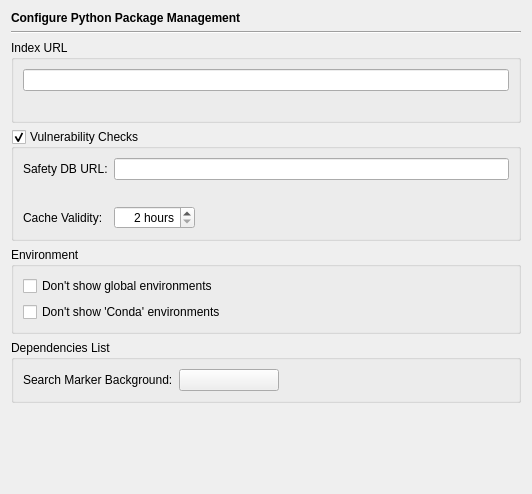
<?xml version="1.0" encoding="UTF-8"?>
<ui version="4.0">
 <class>PipPage</class>
 <widget class="QWidget" name="PipPage">
  <property name="geometry">
   <rect>
    <x>0</x>
    <y>0</y>
    <width>532</width>
    <height>494</height>
   </rect>
  </property>
  <layout class="QVBoxLayout" name="verticalLayout_3">
   <item>
    <widget class="QLabel" name="headerLabel">
     <property name="text">
      <string>&lt;b&gt;Configure Python Package Management&lt;/b&gt;</string>
     </property>
    </widget>
   </item>
   <item>
    <widget class="Line" name="line9_3">
     <property name="frameShape">
      <enum>QFrame::Shape::HLine</enum>
     </property>
     <property name="frameShadow">
      <enum>QFrame::Shadow::Sunken</enum>
     </property>
     <property name="orientation">
      <enum>Qt::Orientation::Horizontal</enum>
     </property>
    </widget>
   </item>
   <item>
    <widget class="QGroupBox" name="groupBox_2">
     <property name="title">
      <string>Index URL</string>
     </property>
     <layout class="QVBoxLayout" name="verticalLayout">
      <item>
       <widget class="QLineEdit" name="indexEdit">
        <property name="toolTip">
         <string>Enter the URL of the package index or leave empty to use the default</string>
        </property>
        <property name="clearButtonEnabled">
         <bool>true</bool>
        </property>
       </widget>
      </item>
      <item>
       <widget class="QLabel" name="indexLabel">
        <property name="text">
         <string/>
        </property>
        <property name="wordWrap">
         <bool>true</bool>
        </property>
        <property name="openExternalLinks">
         <bool>true</bool>
        </property>
       </widget>
      </item>
     </layout>
    </widget>
   </item>
   <item>
    <widget class="QGroupBox" name="vulnerabilityGroup">
     <property name="toolTip">
      <string>Select to enable the display of vulnerability information.</string>
     </property>
     <property name="title">
      <string>Vulnerability Checks</string>
     </property>
     <property name="checkable">
      <bool>true</bool>
     </property>
     <layout class="QGridLayout" name="gridLayout">
      <item row="0" column="0">
       <widget class="QLabel" name="label">
        <property name="text">
         <string>Safety DB URL:</string>
        </property>
       </widget>
      </item>
      <item row="0" column="1" colspan="2">
       <widget class="QLineEdit" name="safetyDbMirrorEdit">
        <property name="toolTip">
         <string>Enter the base URL for the Safety DB mirror to be used</string>
        </property>
        <property name="clearButtonEnabled">
         <bool>true</bool>
        </property>
       </widget>
      </item>
      <item row="1" column="0" colspan="3">
       <widget class="QLabel" name="safetyDbMirrorLabel">
        <property name="wordWrap">
         <bool>true</bool>
        </property>
        <property name="openExternalLinks">
         <bool>true</bool>
        </property>
       </widget>
      </item>
      <item row="2" column="0">
       <widget class="QLabel" name="label_2">
        <property name="text">
         <string>Cache Validity:</string>
        </property>
       </widget>
      </item>
      <item row="2" column="1">
       <widget class="QSpinBox" name="validitySpinBox">
        <property name="toolTip">
         <string>Enter the Safety DB cache validity time in hours (2 hours up to 7 days)</string>
        </property>
        <property name="alignment">
         <set>Qt::AlignmentFlag::AlignRight|Qt::AlignmentFlag::AlignTrailing|Qt::AlignmentFlag::AlignVCenter</set>
        </property>
        <property name="suffix">
         <string> hours</string>
        </property>
        <property name="minimum">
         <number>2</number>
        </property>
        <property name="maximum">
         <number>168</number>
        </property>
       </widget>
      </item>
      <item row="2" column="2">
       <spacer name="horizontalSpacer">
        <property name="orientation">
         <enum>Qt::Orientation::Horizontal</enum>
        </property>
        <property name="sizeHint" stdset="0">
         <size>
          <width>330</width>
          <height>20</height>
         </size>
        </property>
       </spacer>
      </item>
     </layout>
    </widget>
   </item>
   <item>
    <widget class="QGroupBox" name="groupBox">
     <property name="title">
      <string>Environment</string>
     </property>
     <layout class="QVBoxLayout" name="verticalLayout_2">
      <item>
       <widget class="QCheckBox" name="noGlobalsCheckBox">
        <property name="toolTip">
         <string>Select to exclude global environments</string>
        </property>
        <property name="text">
         <string>Don't show global environments</string>
        </property>
       </widget>
      </item>
      <item>
       <widget class="QCheckBox" name="noCondaCheckBox">
        <property name="toolTip">
         <string>Select to exclude conda managed environments</string>
        </property>
        <property name="text">
         <string>Don't show 'Conda' environments</string>
        </property>
       </widget>
      </item>
     </layout>
    </widget>
   </item>
   <item>
    <widget class="QGroupBox" name="groupBox_3">
     <property name="title">
      <string>Dependencies List</string>
     </property>
     <layout class="QHBoxLayout" name="horizontalLayout">
      <item>
       <widget class="QLabel" name="label_3">
        <property name="text">
         <string>Search Marker Background:</string>
        </property>
       </widget>
      </item>
      <item>
       <widget class="QPushButton" name="searchMarkerColourButton">
        <property name="minimumSize">
         <size>
          <width>100</width>
          <height>0</height>
         </size>
        </property>
        <property name="toolTip">
         <string>Select the color for the search highlight of the dependencies list.</string>
        </property>
        <property name="text">
         <string/>
        </property>
       </widget>
      </item>
      <item>
       <spacer name="horizontalSpacer_2">
        <property name="orientation">
         <enum>Qt::Orientation::Horizontal</enum>
        </property>
        <property name="sizeHint" stdset="0">
         <size>
          <width>218</width>
          <height>20</height>
         </size>
        </property>
       </spacer>
      </item>
     </layout>
    </widget>
   </item>
   <item>
    <spacer name="verticalSpacer">
     <property name="orientation">
      <enum>Qt::Orientation::Vertical</enum>
     </property>
     <property name="sizeHint" stdset="0">
      <size>
       <width>20</width>
       <height>234</height>
      </size>
     </property>
    </spacer>
   </item>
  </layout>
 </widget>
 <tabstops>
  <tabstop>indexEdit</tabstop>
  <tabstop>vulnerabilityGroup</tabstop>
  <tabstop>safetyDbMirrorEdit</tabstop>
  <tabstop>validitySpinBox</tabstop>
  <tabstop>noGlobalsCheckBox</tabstop>
  <tabstop>noCondaCheckBox</tabstop>
  <tabstop>searchMarkerColourButton</tabstop>
 </tabstops>
 <resources/>
 <connections/>
</ui>
